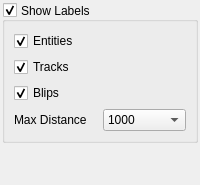
       <widget class="QWidget" name="mVisibilityTab" >
        <property name="accessibleName" >
         <string>Visibility Tab</string>
        </property>
        <attribute name="title" >
         <string>Visibility</string>
        </attribute>
        <layout class="QVBoxLayout" >
         <property name="spacing" >
          <number>2</number>
         </property>
         <property name="leftMargin" >
          <number>2</number>
         </property>
         <property name="topMargin" >
          <number>2</number>
         </property>
         <property name="rightMargin" >
          <number>2</number>
         </property>
         <property name="bottomMargin" >
          <number>2</number>
         </property>
         <item>
          <widget class="QGroupBox" name="mVisLabelGroup" >
           <property name="title" >
            <string>Show Labels</string>
           </property>
           <property name="alignment" >
            <set>Qt::AlignJustify|Qt::AlignVCenter</set>
           </property>
           <property name="checkable" >
            <bool>true</bool>
           </property>
           <layout class="QGridLayout" >
            <item row="0" column="0" colspan="2" >
             <widget class="QCheckBox" name="mVisEntityChk" >
              <property name="text" >
               <string>Entities</string>
              </property>
              <property name="checked" >
               <bool>true</bool>
              </property>
             </widget>
            </item>
            <item row="1" column="0" colspan="2" >
             <widget class="QCheckBox" name="mVisTrackChk" >
              <property name="text" >
               <string>Tracks</string>
              </property>
              <property name="checked" >
               <bool>true</bool>
              </property>
             </widget>
            </item>
            <item row="2" column="0" colspan="2" >
             <widget class="QCheckBox" name="mVisBlipChk" >
              <property name="text" >
               <string>Blips</string>
              </property>
              <property name="checked" >
               <bool>true</bool>
              </property>
             </widget>
            </item>
            <item row="3" column="0" >
             <widget class="QLabel" name="mVisDistLabel" >
              <property name="text" >
               <string>Max Distance</string>
              </property>
             </widget>
            </item>
            <item row="3" column="1" >
             <widget class="QComboBox" name="mVisMaxDistCombo" >
              <property name="currentIndex" >
               <number>3</number>
              </property>
              <item>
               <property name="text" >
                <string>50</string>
               </property>
              </item>
              <item>
               <property name="text" >
                <string>100</string>
               </property>
              </item>
              <item>
               <property name="text" >
                <string>500</string>
               </property>
              </item>
              <item>
               <property name="text" >
                <string>1000</string>
               </property>
              </item>
              <item>
               <property name="text" >
                <string>2500</string>
               </property>
              </item>
              <item>
               <property name="text" >
                <string>5000</string>
               </property>
              </item>
              <item>
               <property name="text" >
                <string>10000</string>
               </property>
              </item>
              <item>
               <property name="text" >
                <string>Unlimited</string>
               </property>
              </item>
             </widget>
            </item>
           </layout>
          </widget>
         </item>
         <item>
          <spacer>
           <property name="orientation" >
            <enum>Qt::Vertical</enum>
           </property>
           <property name="sizeHint" >
            <size>
             <width>20</width>
             <height>40</height>
            </size>
           </property>
          </spacer>
         </item>
        </layout>
       </widget>
